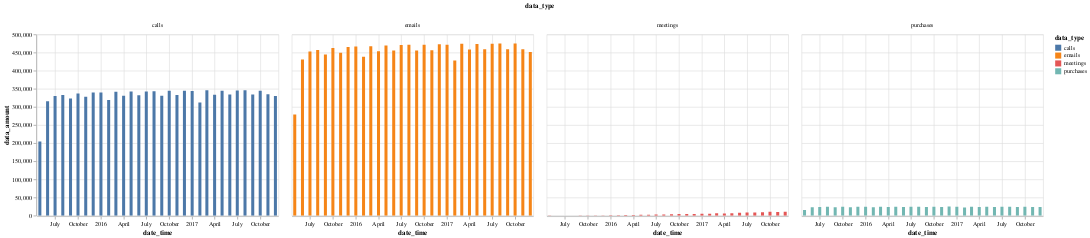

Write notebook code for a chart like this one.
### Code cell
histogram

### Figure 1 — Vega-Lite specification as saved in the notebook (floating-point values rounded to 4 significant figures)
{"$schema": "https://vega.github.io/schema/vega-lite/v2.4.3.json", "config": {"view": {"height": 300, "width": 400}}, "data": {"values": [{"Unnamed: 0": 40, "avg_time_between_interactions": 6.441, "change_in_unique_dest": 29, "change_in_unique_source": 41, "data_amount": 278795, "data_type": "emails", "date_time": "2015-05-01", "month_yr": "05/2015", "num_unique_dest": 10491, "num_unique_source": 10769}, {"Unnamed: 0": 72, "avg_time_between_interactions": 115.0, "change_in_unique_dest": 25, "change_in_unique_source": 2448, "data_amount": 15617, "data_type": "purchases", "date_time": "2015-05-01", "month_yr": "05/2015", "num_unique_dest": 63, "num_unique_source": 4834}, {"Unnamed: 0": 104, "avg_time_between_interactions": 104736, "change_in_unique_dest": 5, "change_in_unique_source": 13, "data_amount": 15, "data_type": "meetings", "date_time": "2015-05-01", "month_yr": "05/2015", "num_unique_dest": 5, "num_unique_source": 14}, {"Unnamed: 0": 8, "avg_time_between_interactions": 8.786, "change_in_unique_dest": 133, "change_in_unique_source": 152, "data_amount": 204382, "data_type": "calls", "date_time": "2015-05-01", "month_yr": "05/2015", "num_unique_dest": 10658, "num_unique_source": 10728}, {"Unnamed: 0": 75, "avg_time_between_interactions": 111.3, "change_in_unique_dest": 34, "change_in_unique_source": 7138, "data_amount": 23282, "data_type": "purchases", "date_time": "2015-06-01", "month_yr": "06/2015", "num_unique_dest": 72, "num_unique_source": 10772}, {"Unnamed: 0": 43, "avg_time_between_interactions": 6.016, "change_in_unique_dest": 829, "change_in_unique_source": 1032, "data_amount": 430825, "data_type": "emails", "date_time": "2015-06-01", "month_yr": "06/2015", "num_unique_dest": 25921, "num_unique_source": 26752}, {"Unnamed: 0": 107, "avg_time_between_interactions": 421000.0, "change_in_unique_dest": 4, "change_in_unique_source": 6, "data_amount": 6, "data_type": "meetings", "date_time": "2015-06-01", "month_yr": "06/2015", "num_unique_dest": 4, "num_unique_source": 6}, {"Unnamed: 0": 11, "avg_time_between_interactions": 8.216, "change_in_unique_dest": 2008, "change_in_unique_source": 1962, "data_amount": 315483, "data_type": "calls", "date_time": "2015-06-01", "month_yr": "06/2015", "num_unique_dest": 26402, "num_unique_source": 26464}, {"Unnamed: 0": 46, "avg_time_between_interactions": 5.912, "change_in_unique_dest": 3489, "change_in_unique_source": 3912, "data_amount": 453015, "data_type": "emails", "date_time": "2015-07-01", "month_yr": "07/2015", "num_unique_dest": 41931, "num_unique_source": 43007}, {"Unnamed: 0": 14, "avg_time_between_interactions": 8.11, "change_in_unique_dest": 6386, "change_in_unique_source": 6597, "data_amount": 330263, "data_type": "calls", "date_time": "2015-07-01", "month_yr": "07/2015", "num_unique_dest": 42368, "num_unique_source": 42512}, {"Unnamed: 0": 78, "avg_time_between_interactions": 111.7, "change_in_unique_dest": 18, "change_in_unique_source": 9934, "data_amount": 23978, "data_type": "purchases", "date_time": "2015-07-01", "month_yr": "07/2015", "num_unique_dest": 58, "num_unique_source": 13616}, {"Unnamed: 0": 110, "avg_time_between_interactions": 313400.0, "change_in_unique_dest": 3, "change_in_unique_source": 4, "data_amount": 5, "data_type": "meetings", "date_time": "2015-07-01", "month_yr": "07/2015", "num_unique_dest": 3, "num_unique_source": 4}, {"Unnamed: 0": 49, "avg_time_between_interactions": 5.857, "change_in_unique_dest": 7143, "change_in_unique_source": 7635, "data_amount": 457283, "data_type": "emails", "date_time": "2015-08-01", "month_yr": "08/2015", "num_unique_dest": 57192, "num_unique_source": 58804}, {"Unnamed: 0": 113, "avg_time_between_interactions": 458800.0, "change_in_unique_dest": 4, "change_in_unique_source": 5, "data_amount": 6, "data_type": "meetings", "date_time": "2015-08-01", "month_yr": "08/2015", "num_unique_dest": 4, "num_unique_source": 6}, {"Unnamed: 0": 81, "avg_time_between_interactions": 110.2, "change_in_unique_dest": 29, "change_in_unique_source": 11402, "data_amount": 24299, "data_type": "purchases", "date_time": "2015-08-01", "month_yr": "08/2015", "num_unique_dest": 67, "num_unique_source": 15054}, {"Unnamed: 0": 17, "avg_time_between_interactions": 8.039, "change_in_unique_dest": 11535, "change_in_unique_source": 11719, "data_amount": 333176, "data_type": "calls", "date_time": "2015-08-01", "month_yr": "08/2015", "num_unique_dest": 57231, "num_unique_source": 57330}, {"Unnamed: 0": 20, "avg_time_between_interactions": 8.027, "change_in_unique_dest": 17080, "change_in_unique_source": 17504, "data_amount": 322890, "data_type": "calls", "date_time": "2015-09-01", "month_yr": "09/2015", "num_unique_dest": 69345, "num_unique_source": 69412}, {"Unnamed: 0": 52, "avg_time_between_interactions": 5.831, "change_in_unique_dest": 11466, "change_in_unique_source": 12367, "data_amount": 444527, "data_type": "emails", "date_time": "2015-09-01", "month_yr": "09/2015", "num_unique_dest": 70835, "num_unique_source": 72668}, {"Unnamed: 0": 116, "avg_time_between_interactions": 138500.0, "change_in_unique_dest": 10, "change_in_unique_source": 7, "data_amount": 15, "data_type": "meetings", "date_time": "2015-09-01", "month_yr": "09/2015", "num_unique_dest": 10, "num_unique_source": 10}, {"Unnamed: 0": 84, "avg_time_between_interactions": 110.7, "change_in_unique_dest": 39, "change_in_unique_source": 11949, "data_amount": 23421, "data_type": "purchases", "date_time": "2015-09-01", "month_yr": "09/2015", "num_unique_dest": 74, "num_unique_source": 15513}, {"Unnamed: 0": 87, "avg_time_between_interactions": 110.2, "change_in_unique_dest": 43, "change_in_unique_source": 13225, "data_amount": 24310, "data_type": "purchases", "date_time": "2015-10-01", "month_yr": "10/2015", "num_unique_dest": 71, "num_unique_source": 16680}, {"Unnamed: 0": 119, "avg_time_between_interactions": 230100.0, "change_in_unique_dest": 9, "change_in_unique_source": 10, "data_amount": 12, "data_type": "meetings", "date_time": "2015-10-01", "month_yr": "10/2015", "num_unique_dest": 9, "num_unique_source": 10}, {"Unnamed: 0": 23, "avg_time_between_interactions": 7.94, "change_in_unique_dest": 24294, "change_in_unique_source": 24620, "data_amount": 337336, "data_type": "calls", "date_time": "2015-10-01", "month_yr": "10/2015", "num_unique_dest": 81325, "num_unique_source": 81342}, {"Unnamed: 0": 55, "avg_time_between_interactions": 5.794, "change_in_unique_dest": 17348, "change_in_unique_source": 18782, "data_amount": 462288, "data_type": "emails", "date_time": "2015-10-01", "month_yr": "10/2015", "num_unique_dest": 84210, "num_unique_source": 86342}, {"Unnamed: 0": 90, "avg_time_between_interactions": 110.6, "change_in_unique_dest": 37, "change_in_unique_source": 13293, "data_amount": 23442, "data_type": "purchases", "date_time": "2015-11-01", "month_yr": "11/2015", "num_unique_dest": 73, "num_unique_source": 16620}, {"Unnamed: 0": 58, "avg_time_between_interactions": 5.766, "change_in_unique_dest": 21996, "change_in_unique_source": 23244, "data_amount": 449538, "data_type": "emails", "date_time": "2015-11-01", "month_yr": "11/2015", "num_unique_dest": 95362, "num_unique_source": 97302}, {"Unnamed: 0": 26, "avg_time_between_interactions": 7.898, "change_in_unique_dest": 28934, "change_in_unique_source": 29280, "data_amount": 328179, "data_type": "calls", "date_time": "2015-11-01", "month_yr": "11/2015", "num_unique_dest": 90266, "num_unique_source": 90293}, {"Unnamed: 0": 122, "avg_time_between_interactions": 11720.0, "change_in_unique_dest": 113, "change_in_unique_source": 152, "data_amount": 219, "data_type": "meetings", "date_time": "2015-11-01", "month_yr": "11/2015", "num_unique_dest": 113, "num_unique_source": 191}, {"Unnamed: 0": 125, "avg_time_between_interactions": 6890.0, "change_in_unique_dest": 193, "change_in_unique_source": 267, "data_amount": 382, "data_type": "meetings", "date_time": "2015-12-01", "month_yr": "12/2015", "num_unique_dest": 193, "num_unique_source": 329}, {"Unnamed: 0": 93, "avg_time_between_interactions": 109.5, "change_in_unique_dest": 21, "change_in_unique_source": 14522, "data_amount": 24460, "data_type": "purchases", "date_time": "2015-12-01", "month_yr": "12/2015", "num_unique_dest": 57, "num_unique_source": 17732}, {"Unnamed: 0": 29, "avg_time_between_interactions": 7.878, "change_in_unique_dest": 35937, "change_in_unique_source": 36269, "data_amount": 339990, "data_type": "calls", "date_time": "2015-12-01", "month_yr": "12/2015", "num_unique_dest": 100304, "num_unique_source": 100073}, {"Unnamed: 0": 61, "avg_time_between_interactions": 5.76, "change_in_unique_dest": 28598, "change_in_unique_source": 30271, "data_amount": 465009, "data_type": "emails", "date_time": "2015-12-01", "month_yr": "12/2015", "num_unique_dest": 106987, "num_unique_source": 108924}, {"Unnamed: 0": 64, "avg_time_between_interactions": 109.4, "change_in_unique_dest": 80, "change_in_unique_source": 18071, "data_amount": 24478, "data_type": "purchases", "date_time": "2016-01-01", "month_yr": "01/2016", "num_unique_dest": 80, "num_unique_source": 18071}, {"Unnamed: 0": 96, "avg_time_between_interactions": 3104.0, "change_in_unique_dest": 420, "change_in_unique_source": 725, "data_amount": 862, "data_type": "meetings", "date_time": "2016-01-01", "month_yr": "01/2016", "num_unique_dest": 420, "num_unique_source": 725}, {"Unnamed: 0": 0, "avg_time_between_interactions": 7.88, "change_in_unique_dest": 108196, "change_in_unique_source": 107840, "data_amount": 339906, "data_type": "calls", "date_time": "2016-01-01", "month_yr": "01/2016", "num_unique_dest": 108196, "num_unique_source": 107840}, {"Unnamed: 0": 32, "avg_time_between_interactions": 5.738, "change_in_unique_dest": 116852, "change_in_unique_source": 119169, "data_amount": 466783, "data_type": "emails", "date_time": "2016-01-01", "month_yr": "01/2016", "num_unique_dest": 116852, "num_unique_source": 119169}, {"Unnamed: 0": 34, "avg_time_between_interactions": 5.715, "change_in_unique_dest": 32550, "change_in_unique_source": 34192, "data_amount": 438439, "data_type": "emails", "date_time": "2016-02-01", "month_yr": "02/2016", "num_unique_dest": 122770, "num_unique_source": 124365}, {"Unnamed: 0": 2, "avg_time_between_interactions": 7.852, "change_in_unique_dest": 39486, "change_in_unique_source": 39632, "data_amount": 319085, "data_type": "calls", "date_time": "2016-02-01", "month_yr": "02/2016", "num_unique_dest": 111381, "num_unique_source": 111116}, {"Unnamed: 0": 98, "avg_time_between_interactions": 2213.0, "change_in_unique_dest": 519, "change_in_unique_source": 787, "data_amount": 1123, "data_type": "meetings", "date_time": "2016-02-01", "month_yr": "02/2016", "num_unique_dest": 519, "num_unique_source": 988}, {"Unnamed: 0": 66, "avg_time_between_interactions": 109.9, "change_in_unique_dest": 35, "change_in_unique_source": 13951, "data_amount": 22803, "data_type": "purchases", "date_time": "2016-02-01", "month_yr": "02/2016", "num_unique_dest": 72, "num_unique_source": 17350}, {"Unnamed: 0": 36, "avg_time_between_interactions": 5.735, "change_in_unique_dest": 42265, "change_in_unique_source": 44604, "data_amount": 467041, "data_type": "emails", "date_time": "2016-03-01", "month_yr": "03/2016", "num_unique_dest": 133634, "num_unique_source": 135775}, {"Unnamed: 0": 100, "avg_time_between_interactions": 1738.0, "change_in_unique_dest": 761, "change_in_unique_source": 1063, "data_amount": 1525, "data_type": "meetings", "date_time": "2016-03-01", "month_yr": "03/2016", "num_unique_dest": 761, "num_unique_source": 1319}, {"Unnamed: 0": 68, "avg_time_between_interactions": 109.4, "change_in_unique_dest": 41, "change_in_unique_source": 15414, "data_amount": 24472, "data_type": "purchases", "date_time": "2016-03-01", "month_yr": "03/2016", "num_unique_dest": 78, "num_unique_source": 18564}, {"Unnamed: 0": 4, "avg_time_between_interactions": 7.842, "change_in_unique_dest": 49733, "change_in_unique_source": 49988, "data_amount": 341550, "data_type": "calls", "date_time": "2016-03-01", "month_yr": "03/2016", "num_unique_dest": 121845, "num_unique_source": 121311}, {"Unnamed: 0": 70, "avg_time_between_interactions": 109.4, "change_in_unique_dest": 34, "change_in_unique_source": 14983, "data_amount": 23696, "data_type": "purchases", "date_time": "2016-04-01", "month_yr": "04/2016", "num_unique_dest": 73, "num_unique_source": 18267}, {"Unnamed: 0": 38, "avg_time_between_interactions": 5.711, "change_in_unique_dest": 42307, "change_in_unique_source": 44621, "data_amount": 453899, "data_type": "emails", "date_time": "2016-04-01", "month_yr": "04/2016", "num_unique_dest": 139583, "num_unique_source": 141517}, {"Unnamed: 0": 102, "avg_time_between_interactions": 1329.0, "change_in_unique_dest": 886, "change_in_unique_source": 1342, "data_amount": 1923, "data_type": "meetings", "date_time": "2016-04-01", "month_yr": "04/2016", "num_unique_dest": 886, "num_unique_source": 1687}, {"Unnamed: 0": 6, "avg_time_between_interactions": 7.83, "change_in_unique_dest": 49350, "change_in_unique_source": 49463, "data_amount": 331032, "data_type": "calls", "date_time": "2016-04-01", "month_yr": "04/2016", "num_unique_dest": 125381, "num_unique_source": 125003}, {"Unnamed: 0": 105, "avg_time_between_interactions": 1273.0, "change_in_unique_dest": 1010, "change_in_unique_source": 1813, "data_amount": 2101, "data_type": "meetings", "date_time": "2016-05-01", "month_yr": "05/2016", "num_unique_dest": 1010, "num_unique_source": 1815}, {"Unnamed: 0": 73, "avg_time_between_interactions": 108.0, "change_in_unique_dest": 43, "change_in_unique_source": 16457, "data_amount": 24792, "data_type": "purchases", "date_time": "2016-05-01", "month_yr": "05/2016", "num_unique_dest": 81, "num_unique_source": 19176}, {"Unnamed: 0": 41, "avg_time_between_interactions": 5.701, "change_in_unique_dest": 138020, "change_in_unique_source": 139785, "data_amount": 469781, "data_type": "emails", "date_time": "2016-05-01", "month_yr": "05/2016", "num_unique_dest": 148494, "num_unique_source": 150543}, {"Unnamed: 0": 9, "avg_time_between_interactions": 7.821, "change_in_unique_dest": 122495, "change_in_unique_source": 121631, "data_amount": 342459, "data_type": "calls", "date_time": "2016-05-01", "month_yr": "05/2016", "num_unique_dest": 133103, "num_unique_source": 132304}, {"Unnamed: 0": 44, "avg_time_between_interactions": 5.691, "change_in_unique_dest": 127475, "change_in_unique_source": 128775, "data_amount": 455437, "data_type": "emails", "date_time": "2016-06-01", "month_yr": "06/2016", "num_unique_dest": 152837, "num_unique_source": 154889}, {"Unnamed: 0": 12, "avg_time_between_interactions": 7.795, "change_in_unique_dest": 110150, "change_in_unique_source": 109681, "data_amount": 332513, "data_type": "calls", "date_time": "2016-06-01", "month_yr": "06/2016", "num_unique_dest": 135134, "num_unique_source": 134691}, {"Unnamed: 0": 76, "avg_time_between_interactions": 108.7, "change_in_unique_dest": 44, "change_in_unique_source": 14867, "data_amount": 23846, "data_type": "purchases", "date_time": "2016-06-01", "month_yr": "06/2016", "num_unique_dest": 81, "num_unique_source": 18822}, {"Unnamed: 0": 108, "avg_time_between_interactions": 1058.0, "change_in_unique_dest": 1155, "change_in_unique_source": 2106, "data_amount": 2415, "data_type": "meetings", "date_time": "2016-06-01", "month_yr": "06/2016", "num_unique_dest": 1155, "num_unique_source": 2107}, {"Unnamed: 0": 15, "avg_time_between_interactions": 7.82, "change_in_unique_dest": 104067, "change_in_unique_source": 103926, "data_amount": 342506, "data_type": "calls", "date_time": "2016-07-01", "month_yr": "07/2016", "num_unique_dest": 141884, "num_unique_source": 141734}, {"Unnamed: 0": 79, "avg_time_between_interactions": 109.3, "change_in_unique_dest": 42, "change_in_unique_source": 15262, "data_amount": 24501, "data_type": "purchases", "date_time": "2016-07-01", "month_yr": "07/2016", "num_unique_dest": 79, "num_unique_source": 19412}, {"Unnamed: 0": 47, "avg_time_between_interactions": 5.685, "change_in_unique_dest": 121111, "change_in_unique_source": 122291, "data_amount": 471138, "data_type": "emails", "date_time": "2016-07-01", "month_yr": "07/2016", "num_unique_dest": 160920, "num_unique_source": 162821}, {"Unnamed: 0": 111, "avg_time_between_interactions": 930.8, "change_in_unique_dest": 1323, "change_in_unique_source": 2469, "data_amount": 2872, "data_type": "meetings", "date_time": "2016-07-01", "month_yr": "07/2016", "num_unique_dest": 1323, "num_unique_source": 2470}, {"Unnamed: 0": 18, "avg_time_between_interactions": 7.803, "change_in_unique_dest": 98506, "change_in_unique_source": 98034, "data_amount": 343234, "data_type": "calls", "date_time": "2016-08-01", "month_yr": "08/2016", "num_unique_dest": 146453, "num_unique_source": 145950}, {"Unnamed: 0": 82, "avg_time_between_interactions": 108.6, "change_in_unique_dest": 35, "change_in_unique_source": 15409, "data_amount": 24660, "data_type": "purchases", "date_time": "2016-08-01", "month_yr": "08/2016", "num_unique_dest": 72, "num_unique_source": 19590}, {"Unnamed: 0": 50, "avg_time_between_interactions": 5.68, "change_in_unique_dest": 115159, "change_in_unique_source": 115878, "data_amount": 471527, "data_type": "emails", "date_time": "2016-08-01", "month_yr": "08/2016", "num_unique_dest": 167074, "num_unique_source": 168868}, {"Unnamed: 0": 114, "avg_time_between_interactions": 820.3, "change_in_unique_dest": 1505, "change_in_unique_source": 2730, "data_amount": 3230, "data_type": "meetings", "date_time": "2016-08-01", "month_yr": "08/2016", "num_unique_dest": 1505, "num_unique_source": 2730}, {"Unnamed: 0": 85, "avg_time_between_interactions": 110.0, "change_in_unique_dest": 34, "change_in_unique_source": 15260, "data_amount": 23564, "data_type": "purchases", "date_time": "2016-09-01", "month_yr": "09/2016", "num_unique_dest": 75, "num_unique_source": 19006}, {"Unnamed: 0": 21, "avg_time_between_interactions": 7.837, "change_in_unique_dest": 92782, "change_in_unique_source": 92524, "data_amount": 330734, "data_type": "calls", "date_time": "2016-09-01", "month_yr": "09/2016", "num_unique_dest": 147149, "num_unique_source": 146655}, {"Unnamed: 0": 117, "avg_time_between_interactions": 665.3, "change_in_unique_dest": 1764, "change_in_unique_source": 3328, "data_amount": 3840, "data_type": "meetings", "date_time": "2016-09-01", "month_yr": "09/2016", "num_unique_dest": 1764, "num_unique_source": 3330}, {"Unnamed: 0": 53, "avg_time_between_interactions": 5.69, "change_in_unique_dest": 108048, "change_in_unique_source": 108529, "data_amount": 455505, "data_type": "emails", "date_time": "2016-09-01", "month_yr": "09/2016", "num_unique_dest": 169205, "num_unique_source": 170864}, {"Unnamed: 0": 24, "avg_time_between_interactions": 7.775, "change_in_unique_dest": 92723, "change_in_unique_source": 92604, "data_amount": 344508, "data_type": "calls", "date_time": "2016-10-01", "month_yr": "10/2016", "num_unique_dest": 154110, "num_unique_source": 153651}, {"Unnamed: 0": 88, "avg_time_between_interactions": 108.9, "change_in_unique_dest": 39, "change_in_unique_source": 16020, "data_amount": 24595, "data_type": "purchases", "date_time": "2016-10-01", "month_yr": "10/2016", "num_unique_dest": 74, "num_unique_source": 19912}, {"Unnamed: 0": 120, "avg_time_between_interactions": 635.5, "change_in_unique_dest": 1838, "change_in_unique_source": 3679, "data_amount": 4206, "data_type": "meetings", "date_time": "2016-10-01", "month_yr": "10/2016", "num_unique_dest": 1838, "num_unique_source": 3681}, {"Unnamed: 0": 56, "avg_time_between_interactions": 5.68, "change_in_unique_dest": 106942, "change_in_unique_source": 107577, "data_amount": 471521, "data_type": "emails", "date_time": "2016-10-01", "month_yr": "10/2016", "num_unique_dest": 177668, "num_unique_source": 179016}, {"Unnamed: 0": 91, "avg_time_between_interactions": 108.3, "change_in_unique_dest": 30, "change_in_unique_source": 15939, "data_amount": 23941, "data_type": "purchases", "date_time": "2016-11-01", "month_yr": "11/2016", "num_unique_dest": 67, "num_unique_source": 19549}, {"Unnamed: 0": 123, "avg_time_between_interactions": 613.8, "change_in_unique_dest": 1853, "change_in_unique_source": 3520, "data_amount": 4162, "data_type": "meetings", "date_time": "2016-11-01", "month_yr": "11/2016", "num_unique_dest": 1853, "num_unique_source": 3564}, {"Unnamed: 0": 27, "avg_time_between_interactions": 7.781, "change_in_unique_dest": 90270, "change_in_unique_source": 90032, "data_amount": 333132, "data_type": "calls", "date_time": "2016-11-01", "month_yr": "11/2016", "num_unique_dest": 154747, "num_unique_source": 154009}, {"Unnamed: 0": 59, "avg_time_between_interactions": 5.676, "change_in_unique_dest": 102676, "change_in_unique_source": 103565, "data_amount": 456627, "data_type": "emails", "date_time": "2016-11-01", "month_yr": "11/2016", "num_unique_dest": 179106, "num_unique_source": 180484}, {"Unnamed: 0": 62, "avg_time_between_interactions": 5.662, "change_in_unique_dest": 103344, "change_in_unique_source": 104542, "data_amount": 473082, "data_type": "emails", "date_time": "2016-12-01", "month_yr": "12/2016", "num_unique_dest": 186850, "num_unique_source": 188491}, {"Unnamed: 0": 94, "avg_time_between_interactions": 106.9, "change_in_unique_dest": 41, "change_in_unique_source": 16708, "data_amount": 25056, "data_type": "purchases", "date_time": "2016-12-01", "month_yr": "12/2016", "num_unique_dest": 74, "num_unique_source": 20453}, {"Unnamed: 0": 30, "avg_time_between_interactions": 7.77, "change_in_unique_dest": 91991, "change_in_unique_source": 91842, "data_amount": 344694, "data_type": "calls", "date_time": "2016-12-01", "month_yr": "12/2016", "num_unique_dest": 161178, "num_unique_source": 160726}, {"Unnamed: 0": 126, "avg_time_between_interactions": 559.1, "change_in_unique_dest": 2047, "change_in_unique_source": 4026, "data_amount": 4739, "data_type": "meetings", "date_time": "2016-12-01", "month_yr": "12/2016", "num_unique_dest": 2047, "num_unique_source": 4080}, {"Unnamed: 0": 33, "avg_time_between_interactions": 5.678, "change_in_unique_dest": 102283, "change_in_unique_source": 103771, "data_amount": 471712, "data_type": "emails", "date_time": "2017-01-01", "month_yr": "01/2017", "num_unique_dest": 190218, "num_unique_source": 192125}, {"Unnamed: 0": 97, "avg_time_between_interactions": 513.3, "change_in_unique_dest": 2043, "change_in_unique_source": 4226, "data_amount": 5207, "data_type": "meetings", "date_time": "2017-01-01", "month_yr": "01/2017", "num_unique_dest": 2043, "num_unique_source": 4386}, {"Unnamed: 0": 1, "avg_time_between_interactions": 7.781, "change_in_unique_dest": 92219, "change_in_unique_source": 92276, "data_amount": 344216, "data_type": "calls", "date_time": "2017-01-01", "month_yr": "01/2017", "num_unique_dest": 163879, "num_unique_source": 163455}, {"Unnamed: 0": 65, "avg_time_between_interactions": 109.2, "change_in_unique_dest": 37, "change_in_unique_source": 16662, "data_amount": 24536, "data_type": "purchases", "date_time": "2017-01-01", "month_yr": "01/2017", "num_unique_dest": 76, "num_unique_source": 20220}, {"Unnamed: 0": 67, "avg_time_between_interactions": 108.5, "change_in_unique_dest": 41, "change_in_unique_source": 15469, "data_amount": 22291, "data_type": "purchases", "date_time": "2017-02-01", "month_yr": "02/2017", "num_unique_dest": 78, "num_unique_source": 18569}, {"Unnamed: 0": 3, "avg_time_between_interactions": 7.747, "change_in_unique_dest": 87981, "change_in_unique_source": 87577, "data_amount": 312271, "data_type": "calls", "date_time": "2017-02-01", "month_yr": "02/2017", "num_unique_dest": 156413, "num_unique_source": 155403}, {"Unnamed: 0": 99, "avg_time_between_interactions": 478.4, "change_in_unique_dest": 2089, "change_in_unique_source": 4119, "data_amount": 4994, "data_type": "meetings", "date_time": "2017-02-01", "month_yr": "02/2017", "num_unique_dest": 2089, "num_unique_source": 4297}, {"Unnamed: 0": 35, "avg_time_between_interactions": 5.655, "change_in_unique_dest": 97188, "change_in_unique_source": 98690, "data_amount": 427797, "data_type": "emails", "date_time": "2017-02-01", "month_yr": "02/2017", "num_unique_dest": 183521, "num_unique_source": 184835}, {"Unnamed: 0": 5, "avg_time_between_interactions": 7.739, "change_in_unique_dest": 94335, "change_in_unique_source": 93647, "data_amount": 346099, "data_type": "calls", "date_time": "2017-03-01", "month_yr": "03/2017", "num_unique_dest": 169926, "num_unique_source": 168847}, {"Unnamed: 0": 37, "avg_time_between_interactions": 5.65, "change_in_unique_dest": 103444, "change_in_unique_source": 105250, "data_amount": 474075, "data_type": "emails", "date_time": "2017-03-01", "month_yr": "03/2017", "num_unique_dest": 198498, "num_unique_source": 200209}, {"Unnamed: 0": 69, "avg_time_between_interactions": 108.6, "change_in_unique_dest": 44, "change_in_unique_source": 16985, "data_amount": 24651, "data_type": "purchases", "date_time": "2017-03-01", "month_yr": "03/2017", "num_unique_dest": 80, "num_unique_source": 20410}, {"Unnamed: 0": 101, "avg_time_between_interactions": 414.3, "change_in_unique_dest": 2576, "change_in_unique_source": 4975, "data_amount": 6395, "data_type": "meetings", "date_time": "2017-03-01", "month_yr": "03/2017", "num_unique_dest": 2576, "num_unique_source": 5274}, {"Unnamed: 0": 39, "avg_time_between_interactions": 5.657, "change_in_unique_dest": 103402, "change_in_unique_source": 105011, "data_amount": 458219, "data_type": "emails", "date_time": "2017-04-01", "month_yr": "04/2017", "num_unique_dest": 198541, "num_unique_source": 199728}, {"Unnamed: 0": 7, "avg_time_between_interactions": 7.778, "change_in_unique_dest": 94225, "change_in_unique_source": 93966, "data_amount": 333258, "data_type": "calls", "date_time": "2017-04-01", "month_yr": "04/2017", "num_unique_dest": 168257, "num_unique_source": 167487}, {"Unnamed: 0": 103, "avg_time_between_interactions": 436.3, "change_in_unique_dest": 2516, "change_in_unique_source": 4703, "data_amount": 5909, "data_type": "meetings", "date_time": "2017-04-01", "month_yr": "04/2017", "num_unique_dest": 2516, "num_unique_source": 5036}, {"Unnamed: 0": 71, "avg_time_between_interactions": 109.6, "change_in_unique_dest": 32, "change_in_unique_source": 16539, "data_amount": 23645, "data_type": "purchases", "date_time": "2017-04-01", "month_yr": "04/2017", "num_unique_dest": 76, "num_unique_source": 19732}, {"Unnamed: 0": 42, "avg_time_between_interactions": 5.656, "change_in_unique_dest": 105679, "change_in_unique_source": 107647, "data_amount": 473553, "data_type": "emails", "date_time": "2017-05-01", "month_yr": "05/2017", "num_unique_dest": 205484, "num_unique_source": 207383}, {"Unnamed: 0": 106, "avg_time_between_interactions": 402.2, "change_in_unique_dest": 2652, "change_in_unique_source": 5225, "data_amount": 6586, "data_type": "meetings", "date_time": "2017-05-01", "month_yr": "05/2017", "num_unique_dest": 2652, "num_unique_source": 5622}, {"Unnamed: 0": 74, "avg_time_between_interactions": 108.9, "change_in_unique_dest": 35, "change_in_unique_source": 17236, "data_amount": 24599, "data_type": "purchases", "date_time": "2017-05-01", "month_yr": "05/2017", "num_unique_dest": 75, "num_unique_source": 20503}, {"Unnamed: 0": 10, "avg_time_between_interactions": 7.778, "change_in_unique_dest": 96491, "change_in_unique_source": 96565, "data_amount": 344347, "data_type": "calls", "date_time": "2017-05-01", "month_yr": "05/2017", "num_unique_dest": 174074, "num_unique_source": 173239}, {"Unnamed: 0": 45, "avg_time_between_interactions": 5.649, "change_in_unique_dest": 106045, "change_in_unique_source": 107498, "data_amount": 458859, "data_type": "emails", "date_time": "2017-06-01", "month_yr": "06/2017", "num_unique_dest": 205164, "num_unique_source": 206184}, {"Unnamed: 0": 13, "avg_time_between_interactions": 7.753, "change_in_unique_dest": 97408, "change_in_unique_source": 96974, "data_amount": 334337, "data_type": "calls", "date_time": "2017-06-01", "month_yr": "06/2017", "num_unique_dest": 173091, "num_unique_source": 172100}, {"Unnamed: 0": 77, "avg_time_between_interactions": 109.4, "change_in_unique_dest": 40, "change_in_unique_source": 16907, "data_amount": 23695, "data_type": "purchases", "date_time": "2017-06-01", "month_yr": "06/2017", "num_unique_dest": 82, "num_unique_source": 19924}, {"Unnamed: 0": 109, "avg_time_between_interactions": 332.8, "change_in_unique_dest": 2903, "change_in_unique_source": 5865, "data_amount": 7747, "data_type": "meetings", "date_time": "2017-06-01", "month_yr": "06/2017", "num_unique_dest": 2903, "num_unique_source": 6321}, {"Unnamed: 0": 112, "avg_time_between_interactions": 314.5, "change_in_unique_dest": 3297, "change_in_unique_source": 6462, "data_amount": 8424, "data_type": "meetings", "date_time": "2017-07-01", "month_yr": "07/2017", "num_unique_dest": 3297, "num_unique_source": 6958}, {"Unnamed: 0": 48, "avg_time_between_interactions": 5.644, "change_in_unique_dest": 109036, "change_in_unique_source": 110929, "data_amount": 474550, "data_type": "emails", "date_time": "2017-07-01", "month_yr": "07/2017", "num_unique_dest": 212115, "num_unique_source": 213831}, {"Unnamed: 0": 80, "avg_time_between_interactions": 108.1, "change_in_unique_dest": 39, "change_in_unique_source": 17679, "data_amount": 24786, "data_type": "purchases", "date_time": "2017-07-01", "month_yr": "07/2017", "num_unique_dest": 73, "num_unique_source": 20795}, {"Unnamed: 0": 16, "avg_time_between_interactions": 7.76, "change_in_unique_dest": 100285, "change_in_unique_source": 99979, "data_amount": 345150, "data_type": "calls", "date_time": "2017-07-01", "month_yr": "07/2017", "num_unique_dest": 178859, "num_unique_source": 177941}, {"Unnamed: 0": 115, "avg_time_between_interactions": 311.4, "change_in_unique_dest": 3275, "change_in_unique_source": 6590, "data_amount": 8506, "data_type": "meetings", "date_time": "2017-08-01", "month_yr": "08/2017", "num_unique_dest": 3275, "num_unique_source": 7170}, {"Unnamed: 0": 51, "avg_time_between_interactions": 5.639, "change_in_unique_dest": 110948, "change_in_unique_source": 113431, "data_amount": 474960, "data_type": "emails", "date_time": "2017-08-01", "month_yr": "08/2017", "num_unique_dest": 215639, "num_unique_source": 217342}, {"Unnamed: 0": 19, "avg_time_between_interactions": 7.735, "change_in_unique_dest": 102553, "change_in_unique_source": 102105, "data_amount": 346272, "data_type": "calls", "date_time": "2017-08-01", "month_yr": "08/2017", "num_unique_dest": 181670, "num_unique_source": 180649}, {"Unnamed: 0": 83, "avg_time_between_interactions": 108.4, "change_in_unique_dest": 29, "change_in_unique_source": 17643, "data_amount": 24710, "data_type": "purchases", "date_time": "2017-08-01", "month_yr": "08/2017", "num_unique_dest": 69, "num_unique_source": 20817}, {"Unnamed: 0": 22, "avg_time_between_interactions": 7.748, "change_in_unique_dest": 102933, "change_in_unique_source": 102901, "data_amount": 334552, "data_type": "calls", "date_time": "2017-09-01", "month_yr": "09/2017", "num_unique_dest": 179103, "num_unique_source": 178688}, {"Unnamed: 0": 86, "avg_time_between_interactions": 107.8, "change_in_unique_dest": 34, "change_in_unique_source": 17370, "data_amount": 24036, "data_type": "purchases", "date_time": "2017-09-01", "month_yr": "09/2017", "num_unique_dest": 70, "num_unique_source": 20315}, {"Unnamed: 0": 54, "avg_time_between_interactions": 5.648, "change_in_unique_dest": 111467, "change_in_unique_source": 113162, "data_amount": 458953, "data_type": "emails", "date_time": "2017-09-01", "month_yr": "09/2017", "num_unique_dest": 213720, "num_unique_source": 214632}, {"Unnamed: 0": 118, "avg_time_between_interactions": 282.8, "change_in_unique_dest": 3525, "change_in_unique_source": 6868, "data_amount": 9115, "data_type": "meetings", "date_time": "2017-09-01", "month_yr": "09/2017", "num_unique_dest": 3525, "num_unique_source": 7505}, {"Unnamed: 0": 121, "avg_time_between_interactions": 248.0, "change_in_unique_dest": 4091, "change_in_unique_source": 7970, "data_amount": 10681, "data_type": "meetings", "date_time": "2017-10-01", "month_yr": "10/2017", "num_unique_dest": 4091, "num_unique_source": 8699}, {"Unnamed: 0": 25, "avg_time_between_interactions": 7.772, "change_in_unique_dest": 105776, "change_in_unique_source": 105446, "data_amount": 344610, "data_type": "calls", "date_time": "2017-10-01", "month_yr": "10/2017", "num_unique_dest": 185267, "num_unique_source": 184274}, {"Unnamed: 0": 89, "avg_time_between_interactions": 109.3, "change_in_unique_dest": 29, "change_in_unique_source": 17756, "data_amount": 24500, "data_type": "purchases", "date_time": "2017-10-01", "month_yr": "10/2017", "num_unique_dest": 66, "num_unique_source": 20761}, {"Unnamed: 0": 57, "avg_time_between_interactions": 5.642, "change_in_unique_dest": 114335, "change_in_unique_source": 116443, "data_amount": 474712, "data_type": "emails", "date_time": "2017-10-01", "month_yr": "10/2017", "num_unique_dest": 221053, "num_unique_source": 222178}, {"Unnamed: 0": 28, "avg_time_between_interactions": 7.745, "change_in_unique_dest": 106080, "change_in_unique_source": 105183, "data_amount": 334665, "data_type": "calls", "date_time": "2017-11-01", "month_yr": "11/2017", "num_unique_dest": 183415, "num_unique_source": 181821}, {"Unnamed: 0": 92, "avg_time_between_interactions": 108.0, "change_in_unique_dest": 36, "change_in_unique_source": 17690, "data_amount": 23993, "data_type": "purchases", "date_time": "2017-11-01", "month_yr": "11/2017", "num_unique_dest": 73, "num_unique_source": 20456}, {"Unnamed: 0": 60, "avg_time_between_interactions": 5.646, "change_in_unique_dest": 114779, "change_in_unique_source": 117308, "data_amount": 459078, "data_type": "emails", "date_time": "2017-11-01", "month_yr": "11/2017", "num_unique_dest": 218790, "num_unique_source": 220303}, {"Unnamed: 0": 124, "avg_time_between_interactions": 265.2, "change_in_unique_dest": 3686, "change_in_unique_source": 7443, "data_amount": 9723, "data_type": "meetings", "date_time": "2017-11-01", "month_yr": "11/2017", "num_unique_dest": 3686, "num_unique_source": 8111}, {"Unnamed: 0": 63, "avg_time_between_interactions": 5.648, "change_in_unique_dest": 113563, "change_in_unique_source": 116299, "data_amount": 451557, "data_type": "emails", "date_time": "2017-12-01", "month_yr": "12/2017", "num_unique_dest": 218821, "num_unique_source": 220266}, {"Unnamed: 0": 31, "avg_time_between_interactions": 7.728, "change_in_unique_dest": 105254, "change_in_unique_source": 104428, "data_amount": 330006, "data_type": "calls", "date_time": "2017-12-01", "month_yr": "12/2017", "num_unique_dest": 182911, "num_unique_source": 181420}, {"Unnamed: 0": 95, "avg_time_between_interactions": 108.3, "change_in_unique_dest": 36, "change_in_unique_source": 17233, "data_amount": 23545, "data_type": "purchases", "date_time": "2017-12-01", "month_yr": "12/2017", "num_unique_dest": 71, "num_unique_source": 20128}, {"Unnamed: 0": 127, "avg_time_between_interactions": 240.9, "change_in_unique_dest": 3894, "change_in_unique_source": 7813, "data_amount": 10406, "data_type": "meetings", "date_time": "2017-12-01", "month_yr": "12/2017", "num_unique_dest": 3894, "num_unique_source": 8561}]}, "encoding": {"color": {"field": "data_type", "type": "nominal"}, "column": {"field": "data_type", "type": "nominal"}, "x": {"field": "date_time", "type": "temporal"}, "y": {"field": "data_amount", "type": "quantitative"}}, "mark": "bar", "selection": {"selector017": {"bind": "scales", "encodings": ["x", "y"], "mark": {"fill": "#333", "fillOpacity": 0.125, "stroke": "white"}, "on": "[mousedown, window:mouseup] > window:mousemove!", "resolve": "global", "translate": "[mousedown, window:mouseup] > window:mousemove!", "type": "interval", "zoom": "wheel!"}}}
